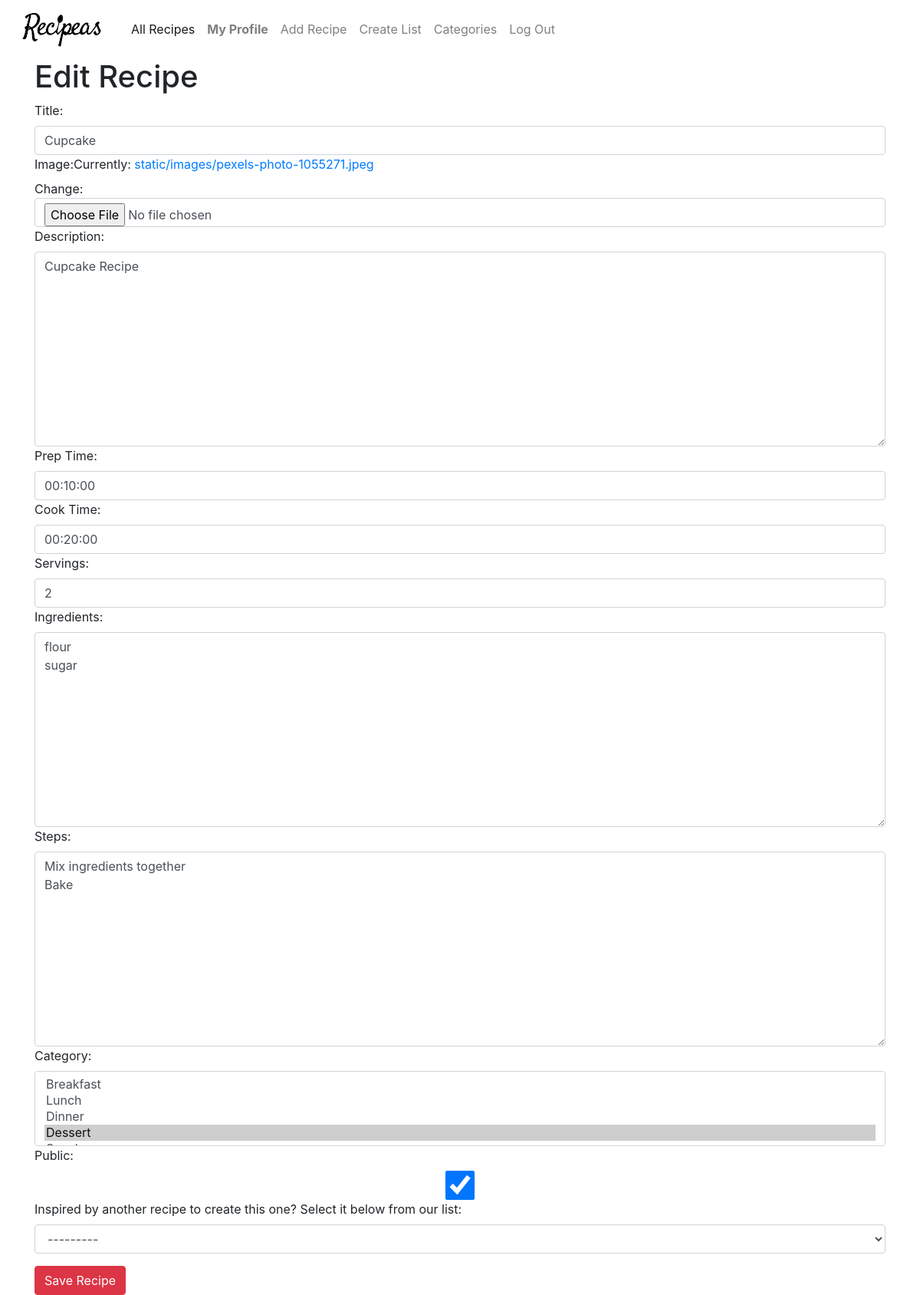
Page /editrecipe/5 (signed in) on the committed database.
### recipes/models.py (models this page shows, shortened)
class Recipe(models.Model):
    user = models.ForeignKey("User", on_delete=models.CASCADE, related_name="recipes")
    title = models.CharField(max_length=64)
    image = models.ImageField(upload_to='static/images/')
    description = models.TextField(blank=True)
    preptime_initial = models.CharField(max_length=64, validators=[validate_duration])
    preptime = models.CharField(max_length=64)
    cooktime_initial = models.CharField(max_length=64, validators=[validate_duration])
    cooktime = models.CharField(max_length=64)
    total_time = models.IntegerField()
    servings = models.IntegerField()
    ingredients = models.TextField()
    ingredients_length = models.IntegerField()
    steps = models.TextField()
    timestamp = models.DateTimeField(auto_now_add=True)
    category = models.ManyToManyField(Category)
    public = models.BooleanField(default=True)
    inspiration = models.ForeignKey("Recipe", on_delete=models.CASCADE, related_name="recipe_inspiration", blank=True, null=True)
    def __str__(self):
        return f"{self.title} by {self.user}"

class Category(models.Model):
    category = models.CharField(max_length=32)
    custom = models.BooleanField()
    def __str__(self):
        return f"{self.category}"

### recipes/views.py (the view)
# urls.py: path("editrecipe/<int:recipe_id>", views.edit_recipe, name="editrecipe"),
@login_required
def edit_recipe(request, recipe_id):
    try:
        recipe = Recipe.objects.get(id=recipe_id)
        if request.user == recipe.user:
            if request.method == "POST":
                form = RecipeForm(request.POST, request.FILES, instance=recipe)
                if form.is_valid():
                    recipe = form.save(commit=False)
                    recipe.user = request.user
                    recipe.preptime = recipe.preptime_initial
                    recipe.cooktime = recipe.cooktime_initial
                    recipe.preptime = util.format_duration(recipe.preptime)
                    recipe.cooktime = util.format_duration(recipe.cooktime)
                    recipe.ingredients = util.format_steps(recipe.ingredients)
                    recipe.steps = util.format_steps(recipe.steps)
                    recipe.ingredients_length = util.get_ingredient_length(recipe.ingredients)
                    recipe.total_time = util.get_total_time(recipe.preptime_initial, recipe.cooktime_initial)
                    recipe.save()
                    form.save_m2m()
                    return redirect("index")
                else:
                    return render(request, "recipes/edit_recipe.html", {
                        "recipe_id": recipe_id,
                        "form": form
                    })
            else:
                return render(request, "recipes/edit_recipe.html", {
                    "recipe_id": recipe_id,
                    "form": RecipeForm(instance=recipe)
                })
    except Recipe.DoesNotExist:
        return JsonResponse({"error": "Recipe not found."}, status=404)

### recipes/templates/recipes/edit_recipe.html (shortened to what this page needs)
{% extends "recipes/layout.html" %}
{% load static %}
{% block body %}
    <div class = "container">
        <h1>Edit Recipe</h1>
        <form action="{% url 'editrecipe' recipe_id %}" method="post" enctype="multipart/form-data">
        	{{ form }}
        	<input class="btn btn-danger mt-3" type="submit" value="Save Recipe">
    	</form>
    </div>
{% endblock %}

### recipes/static/recipes/styles.css (style rules this page uses)
:root { --mainRed: #d00000; }
html, body { height:100%; }
body { min-height:100%; }

### rows in the picture
Recipe: title "Cupcake", description "Cupcake Recipe", preptime_initial "00:10:00", cooktime_initial "00:20:00", servings "2", ingredients "flour sugar", steps "Mix ingredients together Bake", public "☑", inspiration "---------"
Category: category "Breakfast / Lunch / Dinner / Dessert ☑"
